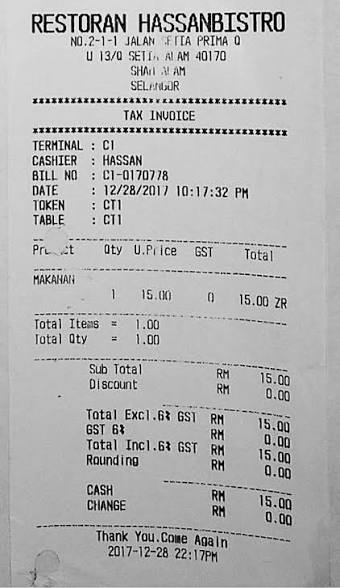
#> input picture src/1.jpg, 340 x 588 px; its folder holds only this picture in this run
$ python auto_align_rotate.py
#> lines starting #> are read from the running program, lines starting #| are printed output that depends on the picture; after the words box and inside, x2 and y2 are one past the last pixel; in counts of white or black regions, pixels touching at a corner belong together
#> further down, im is the input picture: shape (588, 340, 3); min 0, max 255, mean 179.6
### detect_angle_rect_only.py
"""只量角度：找出文件在畫面裡歪了幾度。

這是 `detect_lines_and_rect_cv` 的簡化版。那個模組要找出紙張的邊界線、
把斷掉的線接起來、再用交點算出四角；這個模組只看一件事——紙歪了幾度，
不需要線、不需要角點，也不需要 Tesseract。

**回傳的角度是模 90 的。** 這不是偷懶，是幾何上的必然：一個矩形轉 θ 度
跟轉 θ+90 度，在邊緣上看起來一模一樣（左右兩條邊換成上下兩條邊而已）。
光看邊緣沒有辦法分辨「紙是正拍」跟「紙是橫拍」，要分辨得靠認字，
那是 `auto_align_rotate` 的工作。所以這個模組回傳的值域是 −45°～+45°。

做法與實測數據的說明在 detect_angle_rect_only.md。
"""

import os
import sys

import cv2
import numpy as np


# [237 lines left out: functions _peak, detect_angle, _order_quad, _corner_angles_ok, _spans_frame, _candidate_quads and 1 more, not called in this run]


def angle_matrix(shape, angle):
    """回傳 (旋轉矩陣, 新畫布大小 (寬, 高))。

    旋轉的畫布會跟著放大、內容置中，這個矩陣同時決定了
    「像素搬到哪裡」跟「畫布變多大」。`apply_angle` 用它轉圖，
    `methods._rotate_quad` 用它轉角點——**兩邊必須是同一份**，
    角點才會真的落在對的位置上（實測標記點與 M @ p 完全相符）。

    沒有給角度（0）就原樣不動，畫布維持原大小。
    """
    h, w = shape[:2]
    cx, cy = w / 2.0, h / 2.0
    M = cv2.getRotationMatrix2D((cx, cy), angle, 1.0)
    cos, sin = abs(M[0, 0]), abs(M[0, 1])
    nw = int(np.ceil(h * sin + w * cos))
    nh = int(np.ceil(h * cos + w * sin))
    M[0, 2] += nw / 2.0 - cx
    M[1, 2] += nh / 2.0 - cy
    return M, (nw, nh)


# [85 lines left out: functions apply_angle, _prep_variants, _largest_blob, why_quad_fails, not called in this run]


# [28 lines that do not run on import are left out]

### auto_align_rotate.py
"""自動對齊與旋轉：判斷一張文件照片該轉幾度，並把傾斜拉正。

分成兩件互相獨立的事：

1. **任意角度的歪斜**（skew）— 紙拍歪了幾度，跟轉向無關。
   靠「投影輪廓的變異數」量出來，範圍 −60°～+60°，不只修 ±1° 這種小歪。
2. **90° 的倍數**（turn）— 紙是正拍還是橫拍、上還是正下。這個量不出來
   （一張正立的 A4 轉 180° 之後所有水平線還是水平線），只能認字。

為什麼先擺正再判斷轉向：認字是靠「一行一行的字」認的，字歪 45° 的時候
連一行都切不出來。5.jpg 擺正之前 Tesseract 直接回報「字太少」放棄判斷，
擺正之後認字就有 159 個詞了。

轉向是比較「0 度」和「180 度」兩張圖認字的**平均信心度**決定的，
沒有用 Tesseract OSD：實測 OSD 餵十次答錯四次，而且信心度高低跟對錯無關
（1.jpg 本來就是正的，OSD 卻說要翻轉，還給了 1.05 的信心度；
4.jpg 的正解它給的信心度只有 0.17，低到任何門檻都會把對的答案丟掉）。
細節在 auto_align_rotate.md。

做法與實測數據的說明在 auto_align_rotate.md。
"""

import os
import re

import cv2
import numpy as np

try:
    from detect_angle_rect_only import angle_matrix
except ImportError:
    # 直接執行這個檔案（python jCVTools/auto_align_rotate.py）的時候，
    # 套件路徑不在 sys.path 上，改用同資料夾的版本。
    from detect_angle_rect_only import angle_matrix

# Tesseract 不是 Python 套件，是獨立安裝的執行檔，這個路徑要自己指給它
TESSERACT_DIR = r'C:\Program Files\Tesseract-OCR'
TESSDATA_PREFIX = os.path.join(TESSERACT_DIR, 'tessdata')

# 認字時影像短邊至少要做到這麼大。太小 Tesseract 會回報解析度 0 dpi，
# 認出來的字一堆亂碼，平均信心度會被拉低到沒有區別力。
OCR_MIN_SIDE = 1000

# 但也不能超過這個大小。認字的品質在 1800 像素左右就飽和了，
# 再大只是變慢：5.jpg 擺正後有 2882×2883，縮到 1800 之後兩個方向認字
# 從 2.9 秒變 0.66 秒，而且正立 63.9 / 倒立 22.7 的分離度比原尺寸的
# 61.6 / 27.3 還要乾淨。
#
# 這個上限不能設太小。試過縮到 1000：5.jpg 倒立方向的信心度直接掉到 0.0，
# 那是「一個字都認不出來」而不是「認得很差」。那種差距是假的——
# 一張真的上下顛倒但清楚的紙，縮到同樣的大小，正立方向也會認不出字，
# 兩邊一起變 0，差距就沒了，最後會判成維持原樣（也就是漏翻）。
OCR_MAX_SIDE = 1800

# 正立方向的信心度超過這個值就不用再認 180 度那次。
# 實測五張圖，正立方向是 52～86，倒立方向最高只有 33，中間是空的，
# 所以 70 是個很安全的門檻。清楚的大文件通常一次就判完，省掉半秒。
CONFIDENT_CONF = 70.0

# 一行字裡至少要有這麼多個字母數字才算一個「詞」
_WORD = re.compile(r'[0-9A-Za-z]{2,}')


# ---------------------------------------------------------------- 1. 量傾斜角度
def _ink_mask(img, target_w=900, block=25, c=12):
    """取出「有墨」的遮罩，並把寬度縮到 target_w 左右。

    用局部平均閾值而不是全域固定閾值：文件常有漸層陰影，
    固定閾值會把陰影那半邊整片判成黑色，輪廓會被一整塊墨吃掉。
    縮圖是為了讓下面兩百多次旋轉掃描跑得完（原圖掃一次要 0.1 秒以上）。
    """
#> called with target_w = 900, block = 25, c = 12
    gray = cv2.cvtColor(img, cv2.COLOR_BGR2GRAY) if img.ndim == 3 else img
    h, w = gray.shape[:2]
    scale = target_w / float(w)
    if scale < 1.0:
        gray = cv2.resize(gray, None, fx=scale, fy=scale, interpolation=cv2.INTER_AREA)
    bw = cv2.adaptiveThreshold(gray, 255, cv2.ADAPTIVE_THRESH_MEAN_C,
                               cv2.THRESH_BINARY_INV, block, c)
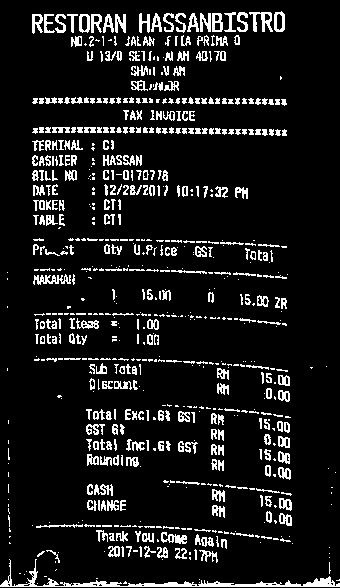
#> bw: shape (588, 340); 10.4% white in thin lines or dots
    return (bw > 0).astype(np.float32)
#> returned value: shape (588, 340) float32; values 0 (black) and 1 (white), 10.4% white in thin lines or dots


def _profile_variance(ink, angle):
    """旋轉 angle 之後，把每一列的墨水量加總，取這個向量的變異數。

    為什麼用變異數：文字排正時同一行的字都疊在同一列上，
    「有字的一列」墨很多、「行與行之間的一列」墨很少，高低差大，變異數大。
    紙轉歪的時候字被平均攤到所有列上，高低差被抹平，變異數就小。
    這個量完全不認字，所以歪到 45° 也量得出來（不像用字框量角度會失效）。
    """
#> called with angle = -60
    h, w = ink.shape[:2]
    M = cv2.getRotationMatrix2D((w / 2, h / 2), float(angle), 1.0)
    rot = cv2.warpAffine(ink, M, (w, h), flags=cv2.INTER_LINEAR, borderValue=0)
    return float(rot.sum(axis=1).var())


def estimate_skew(img, limit=60.0, coarse=2.0, mid=0.25, fine=0.05):
    """回傳讓文字排正所需要的旋轉角度（度，正值＝逆時針）。

    分三段逼近：先 2° 的步距掃過 −60°～+60°，再 0.25° 掃第一名附近 ±2°，
    最後 0.05° 掃 ±0.25°。

    為什麼不是「0.5° 掃全程、再 0.05° 細掃」：那是 262 次輪廓計算，
    分三段只要 89 次，五張圖從 0.703 秒降到 0.239 秒，
    **量出來的角完全不變**（−0.00、+0.40、−0.00、−0.00、+45.50，誤差 0.000 度）。
    輪廓變異數在幾度的範圍裡變化很慢，2° 的粗掃足以鎖定正確的山頭。

    最後要細到 0.05° 是因為 0.5° 對後續認字來說還是偏了：
    200dpi 的字高只有 10 像素左右，0.5° 的誤差到頁面下方就累積成好幾像素。

    回傳 (角度, 變異數)；墨量不足量不出來時變異數為 0.0。
    """
    ink = _ink_mask(img)

    def sweep(lo, hi, step):
        angles = np.arange(lo, hi + 1e-9, step)
        scores = [_profile_variance(ink, a) for a in angles]
#> in _profile_variance (call 35), `M = cv2.getRotationMatrix2D((w / 2, h / 2), float(angle), 1.0)`: M = [[0.99, 0.139, -39.26], [-0.139, 0.99, 26.52]]
#> in _profile_variance (call 35), `rot = cv2.warpAffine(ink, M, (w, h), flags=cv2.INTER_LINEAR, borderVal..`:
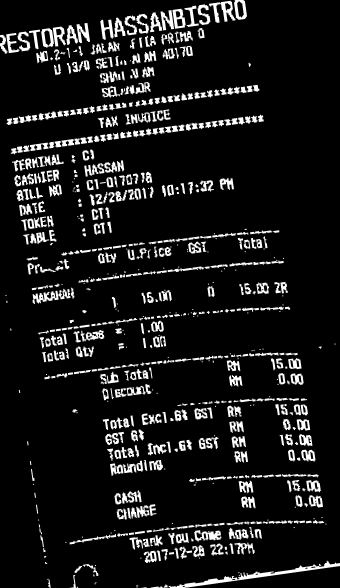
#> rot: shape (588, 340) float32; min 0, max 1, mean 0.0998
#> in _profile_variance (call 36), `M = cv2.getRotationMatrix2D((w / 2, h / 2), float(angle), 1.0)`: M = [[0.985, 0.174, -48.47], [-0.174, 0.985, 33.99]]
#> in _profile_variance (call 36), `rot = cv2.warpAffine(ink, M, (w, h), flags=cv2.INTER_LINEAR, borderVal..`:
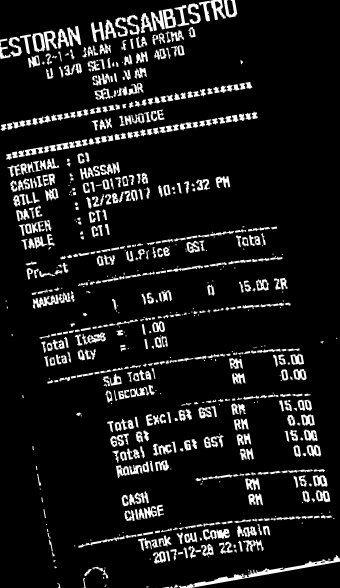
#> rot: shape (588, 340) float32; min 0, max 1, mean 0.099
#> in _profile_variance (call 37), `M = cv2.getRotationMatrix2D((w / 2, h / 2), float(angle), 1.0)`: M = [[0.978, 0.208, -57.41], [-0.208, 0.978, 41.77]]
#> in _profile_variance (call 37), `rot = cv2.warpAffine(ink, M, (w, h), flags=cv2.INTER_LINEAR, borderVal..`:
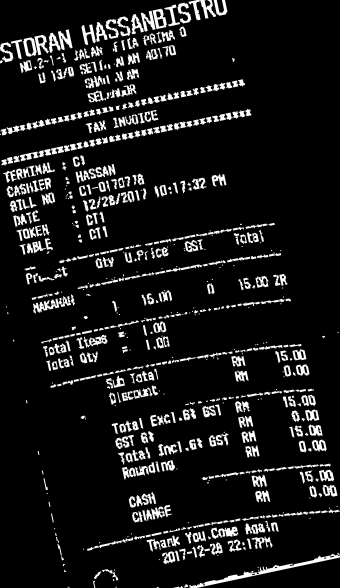
#> rot: shape (588, 340) float32; min 0, max 1, mean 0.0982
#> in _profile_variance (call 38), `M = cv2.getRotationMatrix2D((w / 2, h / 2), float(angle), 1.0)`: M = [[0.97, 0.242, -66.08], [-0.242, 0.97, 49.86]]
#> in _profile_variance (call 38), `rot = cv2.warpAffine(ink, M, (w, h), flags=cv2.INTER_LINEAR, borderVal..`:
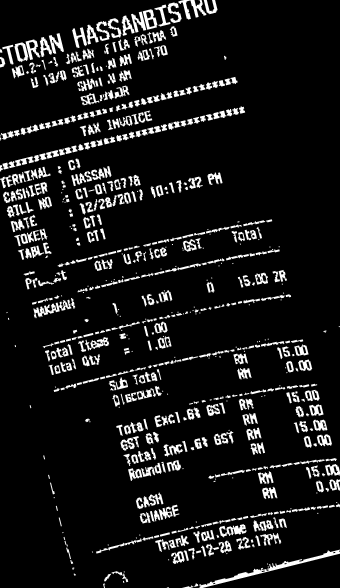
#> rot: shape (588, 340) float32; min 0, max 1, mean 0.0972
#> in _profile_variance (call 39), `M = cv2.getRotationMatrix2D((w / 2, h / 2), float(angle), 1.0)`: M = [[0.961, 0.276, -74.45], [-0.276, 0.961, 58.25]]
#> in _profile_variance (call 39), `rot = cv2.warpAffine(ink, M, (w, h), flags=cv2.INTER_LINEAR, borderVal..`:
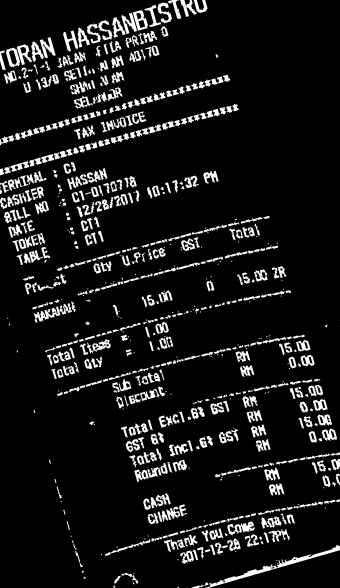
#> rot: shape (588, 340) float32; min 0, max 1, mean 0.0958
#> in _profile_variance (call 40), `M = cv2.getRotationMatrix2D((w / 2, h / 2), float(angle), 1.0)`: M = [[0.951, 0.309, -82.53], [-0.309, 0.951, 66.92]]
#> in _profile_variance (call 40), `rot = cv2.warpAffine(ink, M, (w, h), flags=cv2.INTER_LINEAR, borderVal..`:
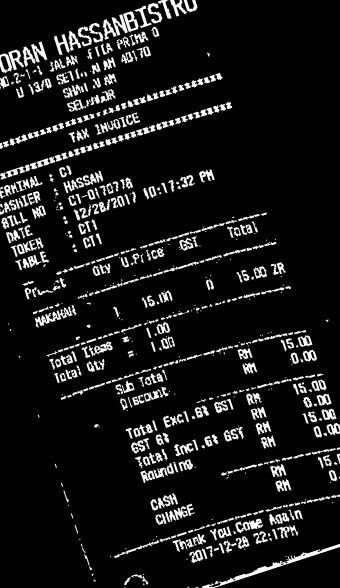
#> rot: shape (588, 340) float32; min 0, max 1, mean 0.0943
#> scores = 61 values, max 1482.8 at index 30, min 108.9 at index 45, mean 228.3
        return float(angles[int(np.argmax(scores))]), float(max(scores))

    top, score = sweep(-limit, limit, coarse)
#> top = 0; score = 1482.8
    if score <= 0.0:
        return 0.0, 0.0

    top, score = sweep(top - coarse, top + coarse, mid)
    top, score = sweep(top - mid, top + mid, fine)
#> top = -5.55e-17
    return top, score


def apply_skew(img, angle):
    """把影像轉 angle 度讓文字排正（angle 直接用 estimate_skew 回傳的值）。

    畫布會跟著放大。轉 45° 之後原本塞滿畫面的文件會超出四邊，
    只轉不放大等於把文件的角切掉——這在 5.jpg 這種歪很多的照片上很明顯。

    放大出來的四角補白。原先用的是 BORDER_REPLICATE（把邊緣像素拉出去填），
    那會在角落拖出一條條拉長的邊緣色帶，看起來像髒邊；
    BORDER_CONSTANT + 白才是乾淨的。
    """
    if not angle:
        return img
    M, (nw, nh) = angle_matrix(img.shape[:2], angle)
    # borderValue 一定要給三元組。實測：給純量 255，OpenCV 會當成
    # Scalar(255, 0, 0)，在 BGR 上就是**藍色**，不是白色。給 (255, 255, 255)
    # 才是白；灰階圖取第一個分量，一樣是 255，兩種圖都對。
    return cv2.warpAffine(img, M, (nw, nh), flags=cv2.INTER_CUBIC,
                          borderMode=cv2.BORDER_CONSTANT,
                          borderValue=(255, 255, 255))


# ---------------------------------------------------------------- 2. 認字
def _setup_tesseract():
    """把 Tesseract 的位置寫進環境變數。回傳 False 表示用不了。

    這一步不能省。TESSDATA_PREFIX 是環境變數，同一台電腦上跑過別的專案
    （例如某個 .NET 測試專案把輸出目錄塞進去）之後，這裡就會讀到那份不完整的
    tessdata，結果是 UnicodeDecodeError 或 'Too few characters'，
    跟圖片本身完全無關，很難查。
    """
    exe = os.path.join(TESSERACT_DIR, 'tesseract.exe')
    if not os.path.exists(exe):
        return False
    try:
        import pytesseract
    except ImportError:
        return False

    os.environ['TESSDATA_PREFIX'] = TESSDATA_PREFIX
    os.environ['PATH'] = TESSERACT_DIR + os.pathsep + os.environ.get('PATH', '')
    pytesseract.pytesseract.tesseract_cmd = exe
    return True


# [49 lines left out: functions _ocr_ready, ocr_score, not called in this run]


# ---------------------------------------------------------------- 3. 判斷 0 或 180
def estimate_turn(img, min_margin=10.0, confident=CONFIDENT_CONF):
    """決定要不要上下翻轉。回傳 (角度, 說明)。

    只有 0 和 180 兩個候選。這是因為呼叫它之前一定已經擺正過歪斜，
    文字已經是橫的了，剩下的就只有「是不是上下顛倒」這一個問題。
    （橫拍 90 / 270 的情況不在這裡處理，那要靠 OSD，而且照樣不可靠。）

    正立方向認得很清楚的時候（信心度超過 confident）就不再認第二次，
    因為倒立方向再清楚也就 30 出頭，中間是一段空的，沒有翻轉的可能。

    min_margin 是「兩個方向的信心度差多少才敢決定」。差太少代表這張圖
    字太少或太糊，兩個方向認起來差不多，寧可回傳 0 也不要亂猜。
    實測五張測試圖的差距是 26～52，最低門檻 10 有很大餘裕。
    """
    if not _setup_tesseract():
        return 0, 'Tesseract 不可用，維持原樣'

    try:
        small = _ocr_ready(img)
        w0, c0 = ocr_score(small, ready=True)
        if c0 >= confident:
            return 0, f'0 度：{w0} 詞 / 信心度 {c0:.1f}，夠清楚，不必再試 180 度 → 維持 0 度'
        w180, c180 = ocr_score(np.ascontiguousarray(np.rot90(small, 2)), ready=True)
    except Exception as exc:
        return 0, f'認字失敗（{type(exc).__name__}），維持原樣'

    detail = f'0 度：{w0} 詞 / 信心度 {c0:.1f}；180 度：{w180} 詞 / 信心度 {c180:.1f}'
    if abs(c0 - c180) < min_margin:
        return 0, f'{detail}；差距不到 {min_margin}，判定不出來，維持原樣'
    if c0 > c180:
        return 0, f'{detail} → 維持 0 度'
    return 180, f'{detail} → 翻轉 180 度'


# ---------------------------------------------------------------- 對外主流程
def auto_align_rotate(img, min_margin=10.0, limit=60.0):
    """回傳 (轉正後的影像, 傾斜角, 轉向角, 說明字串)。

    傾斜角為 0.0 表示量不到（墨量不足），圖片不會被旋轉。
    轉向角一定是 0 或 180；判定不出來時回傳 0，說明字串裡會寫清楚。
    """
    skew, score = estimate_skew(img, limit=limit)
#> skew = -5.55e-17; score = 1482.8
    flat = apply_skew(img, skew)
#> in angle_matrix, `M = cv2.getRotationMatrix2D((cx, cy), angle, 1.0)`: M = [[1, -9.69e-19, 2.85e-16], [9.69e-19, 1, -1.65e-16]]
#> in angle_matrix, `cos, sin = abs(M[0, 0]), abs(M[0, 1])`: cos = 1; sin = 9.69e-19
#> in angle_matrix, `nw = int(np.ceil(h * sin + w * cos))`: nw = 340
#> in angle_matrix, `nh = int(np.ceil(h * cos + w * sin))`: nh = 588
#> in apply_skew, `M, (nw, nh) = angle_matrix(img.shape[:2], angle)`: nw = 340; nh = 588
    note = (f'擺正歪斜 {skew:+.2f}°（輪廓變異數 {score:.0f}）'
            if score > 0.0 else '墨量不足，量不到傾斜，保持原角度')
#> note = '擺正歪斜 -0.00°（輪廓變異數 1483）'

    turn, why = estimate_turn(flat, min_margin=min_margin)
#> turn = 0; why = 'Tesseract 不可用，維持原樣'
    if turn:
        flat = np.rot90(flat, 2).copy()
    return flat, skew, turn, f'{note}；{why}'


if __name__ == '__main__':
    import sys

    sys.stdout.reconfigure(encoding='utf-8')     # Windows 主控台預設不是 utf-8，中文會變亂碼
    src = sys.argv[1] if len(sys.argv) > 1 else 'src'
    os.makedirs('out', exist_ok=True)

    for name in sorted(os.listdir(src)):
        if os.path.splitext(name)[1].lower() not in ('.jpg', '.jpeg', '.png', '.bmp'):
            continue
        im = cv2.imread(os.path.join(src, name))
        if im is None:
            continue
        out, skew, turn, note = auto_align_rotate(im)
#> skew = -5.55e-17; turn = 0
        stem = os.path.splitext(name)[0]
        dst = os.path.join('out', f'{stem}_aligned.jpg')
        cv2.imwrite(dst, out)
        print(f'{name:10s} {im.shape[1]}x{im.shape[0]} -> {out.shape[1]}x{out.shape[0]}')
#| 1.jpg      340x588 -> 340x588
        print(f'{"":10s} {note}')
#|            擺正歪斜 -0.00°（輪廓變異數 1483）；Tesseract 不可用，維持原樣
        print(f'{"":10s} 輸出 {dst}')

$ run again, on src/5.jpg
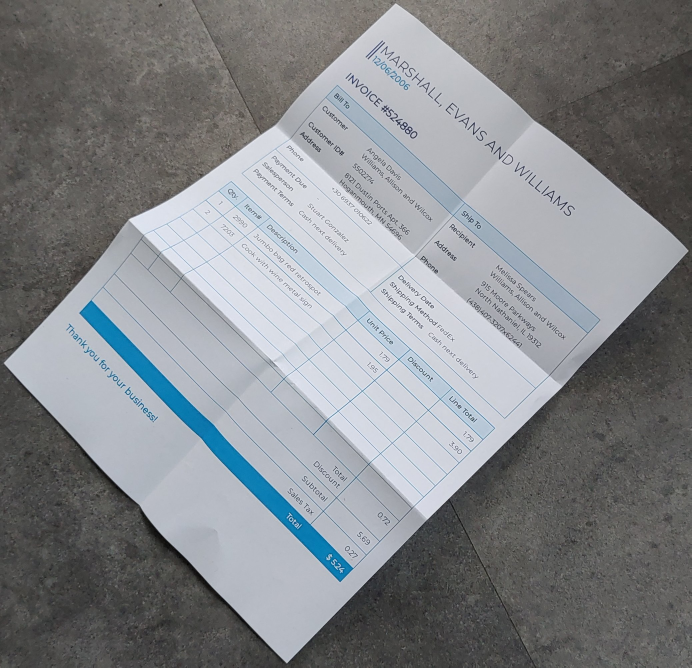
#> input picture src/5.jpg, 2074 x 2002 px (shown at 1/3 size)
#> im is the input picture: shape (2002, 2074, 3); mean B, G, R 138.6, 135.2, 132.4
#> in _ink_mask, `bw = cv2.adaptiveThreshold(gray, 255, cv2.ADAPTIVE_THRESH_MEAN_C, cv2...`:
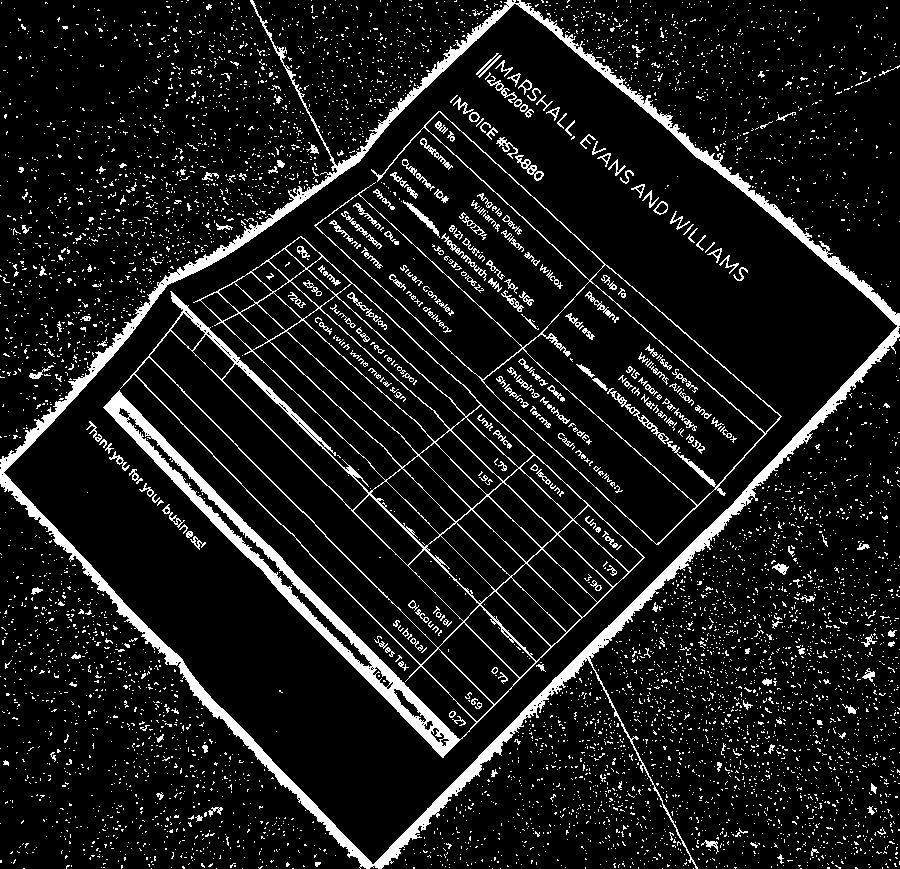
#> bw: shape (869, 900); 10% white; 6089 white regions (5804 under 20 px), largest, box (x1, y1, x2, y2) and area: (0, 0, 900, 869) 23964, (103, 236, 645, 758) 19007, (314, 111, 782, 545) 3483
#> scores = 61 values, max 6564.7 at index 53, min 427.7 at index 30, mean 1387.2
#> in estimate_skew, `top, score = sweep(-limit, limit, coarse)`: top = 46; score = 6564.7
#> in estimate_skew, `top, score = sweep(top - coarse, top + coarse, mid)`: top = 45.5; score = 6753.4
#> in auto_align_rotate, `skew, score = estimate_skew(img, limit=limit)`: skew = 45.5; score = 6753.4
#> in angle_matrix, `M = cv2.getRotationMatrix2D((cx, cy), angle, 1.0)`: M = [[0.701, 0.713, -403.8], [-0.713, 0.701, 1039]]
#> cos = 0.701; sin = 0.713
#> in angle_matrix, `nw = int(np.ceil(h * sin + w * cos))`: nw = 2882
#> in angle_matrix, `nh = int(np.ceil(h * cos + w * sin))`: nh = 2883
#> in apply_skew, `M, (nw, nh) = angle_matrix(img.shape[:2], angle)`: M = [[0.701, 0.713, 0.193], [-0.713, 0.701, 1479.5]]; nw = 2882; nh = 2883
#> in apply_skew, `return cv2.warpAffine(img, M, (nw, nh), flags=cv2.INTER_CUBIC, borderM..`:
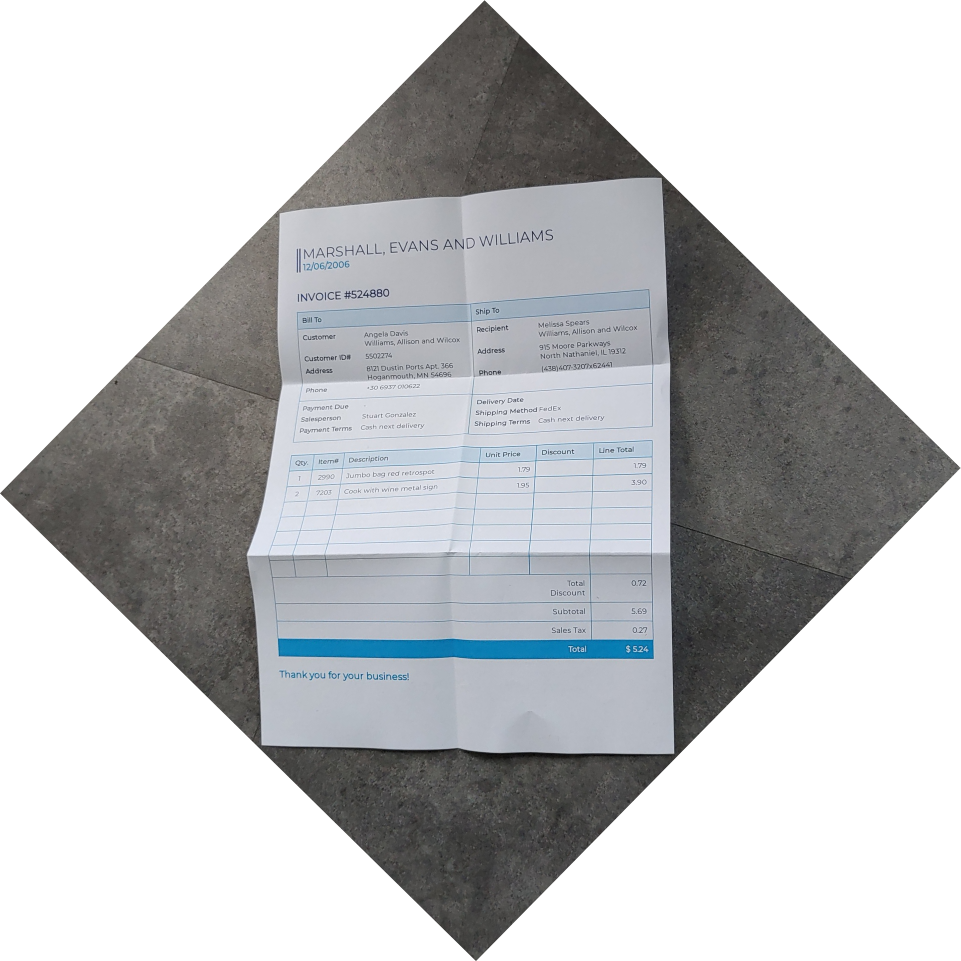
#> returned value: shape (2883, 2882, 3) (shown at 1/3 size); mean of channels 0, 1, 2 196.8, 195.1, 193.7; drawn as B, G, R
#> note = '擺正歪斜 +45.50°（輪廓變異數 6753）'
#> in auto_align_rotate, `turn, why = estimate_turn(flat, min_margin=min_margin)`: turn = 0; why = 'Tesseract 不可用，維持原樣'
#> `out, skew, turn, note = auto_align_rotate(im)`: skew = 45.5; turn = 0
#| 5.jpg      2074x2002 -> 2882x2883
#|            擺正歪斜 +45.50°（輪廓變異數 6753）；Tesseract 不可用，維持原樣
